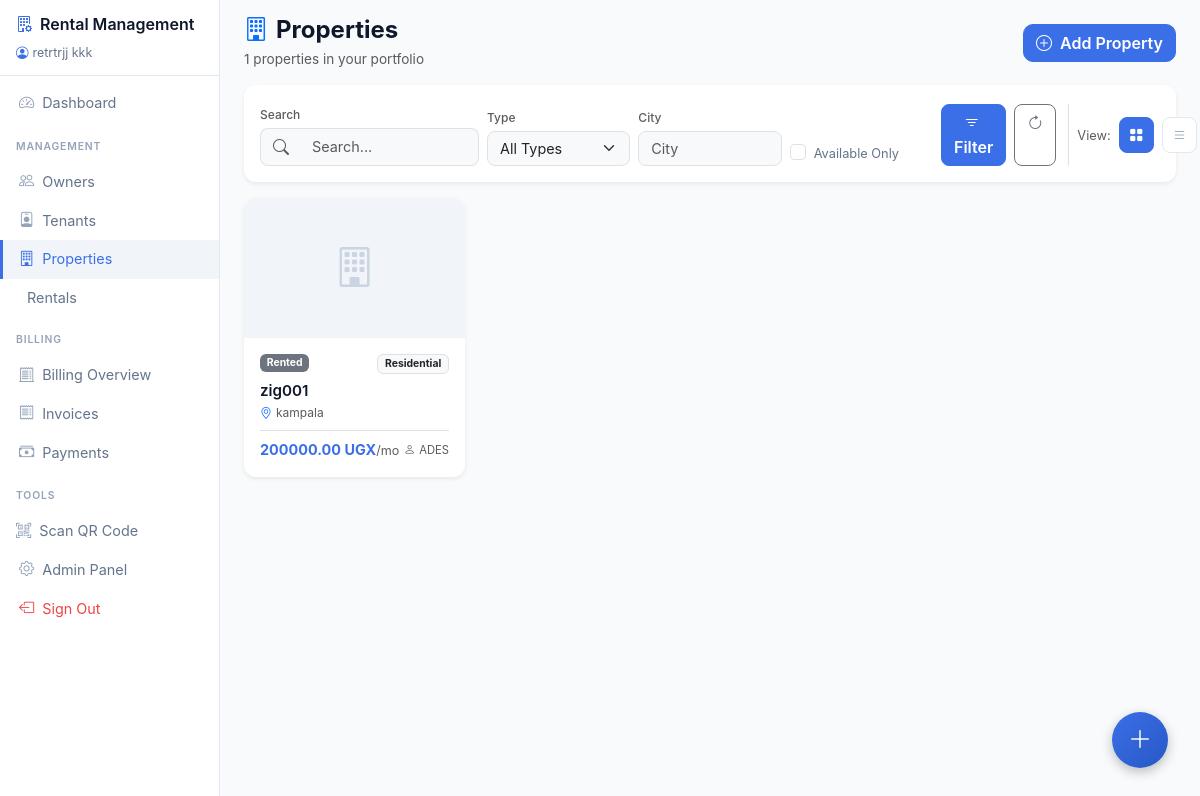
The page /properties/ (signed in) on the database its author committed.
### rentals/models.py (models this page shows, shortened)
class Property(models.Model):
    PROPERTY_TYPES = (
        ('residential', 'Residential'),
        ('commercial', 'Commercial'),
        ('industrial', 'Industrial'),
        ('land', 'Land'),
        ('parking', 'Parking Space'),
        ('storage', 'Storage Unit'),
        ('other', 'Other'),
    )
    id = models.UUIDField(primary_key=True, default=uuid.uuid4, editable=False)
    owner = models.ForeignKey(Owner, on_delete=models.CASCADE, related_name='properties')
    property_type = models.CharField(max_length=20, choices=PROPERTY_TYPES)
    name = models.CharField(max_length=255)
    description = models.TextField(blank=True, null=True)
    address = models.CharField(max_length=255)
    city = models.CharField(max_length=100)
    state_province = models.CharField(max_length=100, blank=True, null=True)
    postal_code = models.CharField(max_length=20, blank=True, null=True)
    country = models.CharField(max_length=100, default='Uganda')
    latitude = models.DecimalField(max_digits=9, decimal_places=6, blank=True, null=True)
    longitude = models.DecimalField(max_digits=9, decimal_places=6, blank=True, null=True)
    area_sq_meters = models.DecimalField(max_digits=10, decimal_places=2, validators=[MinValueValidator(0)])
    number_of_units = models.IntegerField(default=1, validators=[MinValueValidator(1)], help_text='Number of rentable units in this property')
    qr_code_image = models.ImageField(upload_to='qr_codes/property/', blank=True, null=True)
    base_rent = models.DecimalField(max_digits=12, decimal_places=2, validators=[MinValueValidator(0)])
    currency = models.CharField(max_length=3, choices=CURRENCY_CHOICES, default='UGX')
    is_active = models.BooleanField(default=True)
    is_available = models.BooleanField(default=True)
    created_at = models.DateTimeField(auto_now_add=True)
    updated_at = models.DateTimeField(auto_now=True)
    class Meta:
        ordering = ['-created_at']

class Owner(models.Model):
    OWNER_TYPES = (
        ('company', 'Company'),
        ('individual', 'Individual'),
    )
    id = models.UUIDField(primary_key=True, default=uuid.uuid4, editable=False)
    owner_type = models.CharField(max_length=20, choices=OWNER_TYPES, default='individual')
    company_name = models.CharField(max_length=255, blank=True, null=True)
    registration_number = models.CharField(max_length=100, blank=True, null=True)
    tax_id = models.CharField(max_length=50, blank=True, null=True)
    first_name = models.CharField(max_length=100, blank=True, null=True)
    last_name = models.CharField(max_length=100, blank=True, null=True)
    national_id = models.CharField(max_length=50, blank=True, null=True)
    email = models.EmailField(blank=True, null=True)
    phone = models.CharField(max_length=20, blank=True, null=True)
    address = models.TextField(blank=True, null=True)
    city = models.CharField(max_length=100, blank=True, null=True)
    country = models.CharField(max_length=100, blank=True, null=True)
    qr_code_image = models.ImageField(upload_to='qr_codes/owner/', blank=True, null=True)
    created_at = models.DateTimeField(auto_now_add=True)
    updated_at = models.DateTimeField(auto_now=True)
    @property
    def name(self):
        if self.owner_type == 'company':
            return self.company_name or 'Unnamed Company'
        return f"{self.first_name or ''} {self.last_name or ''}".strip() or 'Unnamed Individual'

### rentals/views.py (the view, shortened to what this page needs)
# urls.py: path('properties/', views.property_list, name='property_list'),
@login_required
def property_list(request):
    properties = Property.objects.filter(is_active=True).select_related('owner')
    search = request.GET.get('search')
    property_type = request.GET.get('property_type')
    city = request.GET.get('city')
    available_only = request.GET.get('available_only')
    if property_type:
        properties = properties.filter(property_type=property_type)
    if city:
        properties = properties.filter(city__icontains=city)
    if available_only:
        properties = properties.filter(is_available=True)
    paginator = Paginator(properties, 20)
    page_number = request.GET.get('page')
    page_obj = paginator.get_page(page_number)
    context = {
        'page_obj': page_obj,
        'search': search or '',
        'property_type': property_type or '',
        'city': city or '',
        'available_only': available_only,
    }
    return render(request, 'rentals/property_list.html', context)

### rentals/templates/rentals/property_list.html (shortened to what this page needs)
{% extends 'rentals/base.html' %}
{% block content %}
<div class="d-flex justify-content-between align-items-center mb-3">
    <div>
        <h2 class="mb-1 fw-bold" style="color: #0f172a; font-size: 1.5rem;">
            <i class="bi bi-building me-2 text-primary"></i>Properties
        </h2>
        <p class="text-muted mb-0" style="font-size: 0.85rem;">
            {{ page_obj.paginator.count|default:0 }} properties in your portfolio
        </p>
    </div>
    <a href="{% url 'rentals:property_create' %}" class="btn btn-primary">
        <i class="bi bi-plus-circle me-2"></i>Add Property
    </a>
</div>
<div class="card border-0 shadow-sm mb-3" style="border-radius: 12px;">
    <div class="card-body p-3">
        <form method="get" class="row g-2 align-items-end">
            <div class="col-md-3">
                <label class="form-label text-muted mb-1" style="font-size: 0.75rem; font-weight: 500;">Search</label>
                <div class="input-group">
                    <span class="input-group-text bg-light border-end-0" style="border-radius: 8px 0 0 8px;">
                        <i class="bi bi-search text-muted"></i>
                    </span>
                    <input type="text" class="form-control border-start-0 bg-light" name="search" placeholder="Search..." value="{{ search }}" style="border-radius: 0 8px 8px 0; font-size: 0.9rem;">
                </div>
            </div>
            <div class="col-md-2">
                <label class="form-label text-muted mb-1" style="font-size: 0.75rem; font-weight: 500;">Type</label>
                <select class="form-select bg-light" name="property_type" style="border-radius: 8px; font-size: 0.9rem;">
                    <option value="">All Types</option>
                </select>
            </div>
            <div class="col-md-2">
                <label class="form-label text-muted mb-1" style="font-size: 0.75rem; font-weight: 500;">City</label>
                <input type="text" class="form-control bg-light" name="city" placeholder="City" value="{{ city }}" style="border-radius: 8px; font-size: 0.9rem;">
            </div>
            <div class="col-md-2">
                <div class="form-check mt-2">
                    <input class="form-check-input" type="checkbox" name="available_only" id="availableOnly" {% if available_only %}checked{% endif %}>
                    <label class="form-check-label" for="availableOnly" style="font-size: 0.8rem; color: #64748b;">Available Only</label>
                </div>
            </div>
            <div class="col-md-3">
                <div class="d-flex gap-2">
                    <button type="submit" class="btn btn-primary flex-fill" style="border-radius: 8px;">
                        <i class="bi bi-filter me-1"></i>Filter
                    </button>
                    <a href="{% url 'rentals:property_list' %}" class="btn btn-outline-secondary" style="border-radius: 8px;">
                        <i class="bi bi-arrow-clockwise"></i>
                    </a>
                    <div class="d-flex align-items-center gap-2 border-start ms-1 ps-2">
                        <span class="text-muted d-none d-md-inline" style="font-size: 0.8rem;">View:</span>
                        <button type="button" class="btn btn-sm view-toggle-btn active" id="gridViewBtn" onclick="toggleView('grid')" title="Grid View" style="border-radius: 8px; padding: 0.4rem 0.6rem;">
                            <i class="bi bi-grid-fill"></i>
                        </button>
                        <button type="button" class="btn btn-sm view-toggle-btn" id="listViewBtn" onclick="toggleView('list')" title="List View" style="border-radius: 8px; padding: 0.4rem 0.6rem;">
                            <i class="bi bi-list"></i>
                        </button>
                    </div>
                </div>
            </div>
        </form>
    </div>
</div>
{% if page_obj %}
<div class="row g-3" id="gridViewContainer">
    {% for property in page_obj %}
    <div class="col-sm-6 col-lg-4 col-xl-3">
        <a href="{% url 'rentals:property_detail' property.pk %}" class="card border-0 shadow-sm text-decoration-none h-100" style="border-radius: 12px; transition: transform 0.2s;">
            <div style="height: 140px; overflow: hidden; border-radius: 12px 12px 0 0;">
                {% if property.primary_photo %}
                    <img src="{{ property.primary_photo.url }}" alt="{{ property.name }}" style="width: 100%; height: 100%; object-fit: cover;">
                {% else %}
                    <div class="w-100 h-100 d-flex align-items-center justify-content-center" style="background: #f1f5f9;">
                        <i class="bi bi-building" style="font-size: 2.5rem; color: #cbd5e1;"></i>
                    </div>
                {% endif %}
            </div>
            <div class="card-body p-3">
                <div class="d-flex justify-content-between align-items-start mb-2">
                    <span class="badge {% if property.is_available %}bg-success{% else %}bg-secondary{% endif %}" style="font-size: 0.65rem;">
                        {% if property.is_available %}Available{% else %}Rented{% endif %}
                    </span>
                    <span class="badge bg-light text-dark border" style="font-size: 0.65rem;">{{ property.get_property_type_display }}</span>
                </div>
                <h6 class="fw-semibold mb-1 text-truncate" style="color: #0f172a; font-size: 0.95rem;">{{ property.name }}</h6>
                <p class="text-muted mb-2" style="font-size: 0.75rem;">
                    <i class="bi bi-geo-alt me-1 text-primary"></i>{{ property.city|default:"No location" }}
                </p>
                <div class="d-flex justify-content-between align-items-center pt-2 border-top">
                    <span class="fw-bold" style="color: #3B6FE8; font-size: 0.9rem;">{{ property.base_rent }} {{ property.currency }}<small class="text-muted fw-normal">/mo</small></span>
                    <span class="text-muted text-truncate" style="font-size: 0.7rem; max-width: 80px;">
                        <i class="bi bi-person me-1"></i>{{ property.owner.name|truncatechars:10 }}
                    </span>
                </div>
            </div>
        </a>
    </div>
    {% endfor %}
</div>
{% endif %}
{% endblock %}

### rentals/templates/rentals/base.html (shortened to what this page needs)
{% load static %}
<!DOCTYPE html>
<html lang="en">
<head>
    <link href="https://cdn.jsdelivr.net/npm/bootstrap@5.3.0/dist/css/bootstrap.min.css" rel="stylesheet">
    <link rel="stylesheet" href="https://cdn.jsdelivr.net/npm/bootstrap-icons@1.10.0/font/bootstrap-icons.css">
</head>
<body>
    <nav class="sidebar" id="sidebar">
        <div class="sidebar-header">
            <a href="{% url 'rentals:dashboard' %}" class="sidebar-brand">
                <i class="bi bi-building-gear me-2" style="color:#3B6FE8;"></i>Rental Management
            </a>
            {% if user.is_authenticated %}
            <div class="mt-2" style="font-size:0.78rem;color:#64748b;">
                <i class="bi bi-person-circle me-1" style="color:#3B6FE8;"></i>{{ user.get_full_name|default:user.email }}
            </div>
            {% endif %}
        </div>
        <div class="sidebar-nav">
            <a href="{% url 'rentals:dashboard' %}" class="sidebar-link active">
                <i class="bi bi-speedometer2"></i>Dashboard
            </a>
            <div class="sidebar-section">Management</div>
            <a href="{% url 'rentals:owner_list' %}" class="sidebar-link">
                <i class="bi bi-people"></i>Owners
            </a>
            <a href="{% url 'rentals:tenant_list' %}" class="sidebar-link">
                <i class="bi bi-person-badge"></i>Tenants
            </a>
            <a href="{% url 'rentals:property_list' %}" class="sidebar-link">
                <i class="bi bi-building"></i>Properties
            </a>
            <a href="{% url 'rentals:rental_list' %}" class="sidebar-link">
                Rentals
            </a>
            <div class="sidebar-section">Billing</div>
            <a href="{% url 'billing:billing_dashboard' %}" class="sidebar-link">
                <i class="bi bi-receipt-cutoff"></i>Billing Overview
            </a>
            <a href="{% url 'billing:invoice_list' %}" class="sidebar-link">
                <i class="bi bi-receipt"></i>Invoices
            </a>
            <a href="{% url 'billing:payment_list' %}" class="sidebar-link">
                <i class="bi bi-cash-stack"></i>Payments
            </a>
            <div class="sidebar-section">Tools</div>
            <button class="sidebar-link" data-bs-toggle="modal" data-bs-target="#qrScanModal" style="background:none; border:none; width:100%; text-align:left; cursor:pointer;">
                <i class="bi bi-qr-code-scan"></i>Scan QR Code
            </button>
            <a href="/admin/" class="sidebar-link">
                <i class="bi bi-gear"></i>Admin Panel
            </a>
            <a href="{% url 'rentals:logout' %}" class="sidebar-link" style="color:#ef4444;">
                <i class="bi bi-box-arrow-left" style="color:#ef4444;"></i>Sign Out
            </a>
        </div>
    </nav>
    <div class="main-content">
        {% block content %}{% endblock %}
    </div>
    <div class="fab-container">
        <button class="fab-main" id="fabToggle" onclick="toggleFab()">
            <i class="bi bi-plus-lg"></i>
        </button>
    </div>
</body>
</html>

### rentals/templates/rentals/base.html (style rules this page uses)
:root { --primary: #3B6FE8; --primary-dark: #2858C5; --secondary: #64748b; --success: #10b981; --warning: #f59e0b; --danger: #ef4444; --sidebar-width: 220px; --bg-light: #f1f5f9; --text-dark: #0f172a; --text-muted: #64748b; }
body { background-color: #f8fafc; font-family: 'Inter', -apple-system, BlinkMacSystemFont, 'Segoe UI', Roboto, sans-serif; }
.sidebar { width: var(--sidebar-width); height: 100vh; position: fixed; top: 0; left: 0; background: #ffffff; color: #64748b; z-index: 1000; overflow-y: auto; transition: transform 0.3s ease; border-right: 1px solid #e2e8f0; }
.sidebar-header { padding: 0.75rem 1rem; border-bottom: 1px solid #e2e8f0; }
.sidebar-brand { font-weight: 600; font-size: 1rem; color: #0f172a; text-decoration: none; }
.sidebar-nav { padding: 0.5rem 0; }
.sidebar-link { display: flex; align-items: center; padding: 0.5rem 1rem; color: #64748b; text-decoration: none; transition: all 0.2s; border-left: 3px solid transparent; font-size: 0.9rem; }
.sidebar-link:hover, .sidebar-link.active { background-color: #f1f5f9; color: #3B6FE8; border-left-color: #3B6FE8; }
.sidebar-link:hover i, .sidebar-link.active i { color: #3B6FE8; }
.sidebar-link i { margin-right: 0.5rem; font-size: 0.95rem; color: #94a3b8; }
.sidebar-section { padding: 0.5rem 1rem; font-size: 0.65rem; text-transform: uppercase; letter-spacing: 0.08em; color: #94a3b8; font-weight: 600; margin-top: 0.5rem; }
.main-content { margin-left: var(--sidebar-width); padding: 1rem 1.5rem; transition: margin-left 0.3s ease; }
.card { border: none; box-shadow: 0 1px 3px rgba(0,0,0,0.1); border-radius: 16px; }
.btn-primary { background: var(--primary); border-color: var(--primary); border-radius: 10px; font-weight: 600; }
.fab-container { position:fixed; bottom:2rem; right:2rem; z-index:1050; }
.fab-main { width:56px; height:56px; border-radius:50%; background:linear-gradient(135deg,var(--primary),var(--primary-dark)); color:#fff; border:none; font-size:1.5rem; box-shadow:0 4px 12px rgba(0,0,0,0.25); display:flex; align-items:center; justify-content:center; cursor:pointer; transition:transform 0.3s,box-shadow 0.3s; }

### rentals/templates/rentals/property_list.html (style rules this page uses)
.view-toggle-btn { background: #fff; color: #94a3b8; border: 1px solid #e2e8f0; transition: all 0.2s; }
.view-toggle-btn.active { background: #3B6FE8; color: #fff; border-color: #3B6FE8; }

### rows shown on the page
Property: is_available "Rented", property_type "Residential", name "zig001", city "kampala", base_rent "200000.00", currency "UGX", owner.name "ADES"

### other values the page prints
{{ user.get_full_name|default:user.email }} "retrtrjj kkk"
{{ page_obj.paginator.count|default:0 }} "1"
